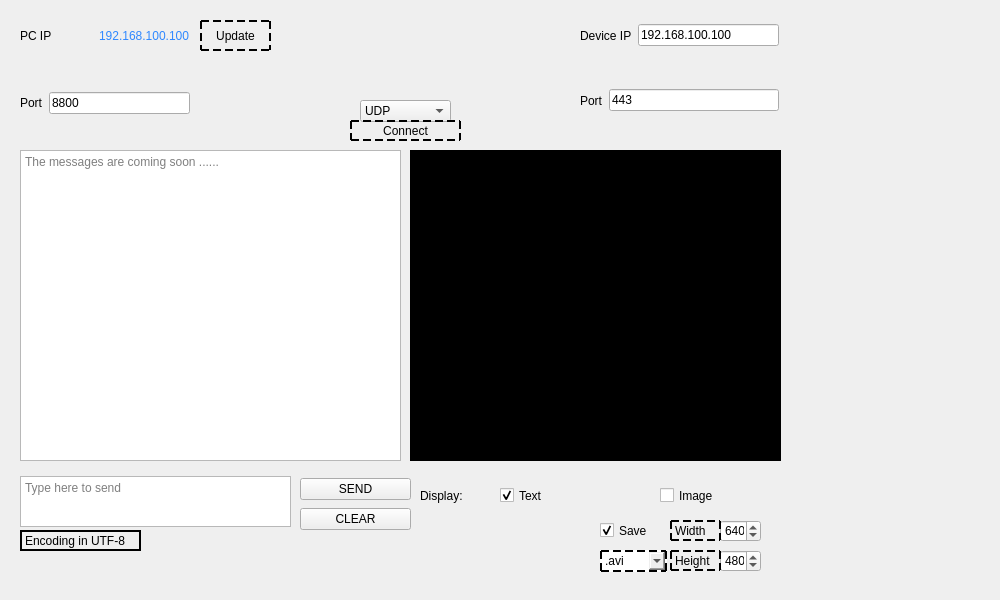
<?xml version="1.0" encoding="UTF-8"?>
<ui version="4.0">
 <class>ipwindow</class>
 <widget class="QWidget" name="ipwindow">
  <property name="geometry">
   <rect>
    <x>0</x>
    <y>0</y>
    <width>1000</width>
    <height>600</height>
   </rect>
  </property>
  <property name="windowTitle">
   <string>TCP/UDP</string>
  </property>
  <property name="windowIcon">
   <iconset resource="../resources.qrc">
    <normaloff>:/qrc/wifi.png</normaloff>:/qrc/wifi.png</iconset>
  </property>
  <widget class="QPushButton" name="pushButton_update_pc_ip">
   <property name="geometry">
    <rect>
     <x>200</x>
     <y>20</y>
     <width>71</width>
     <height>31</height>
    </rect>
   </property>
   <property name="styleSheet">
    <string notr="true">font: bold 12px &quot;Arial&quot;;border: 2px dashed black;</string>
   </property>
   <property name="text">
    <string>Update</string>
   </property>
   <property name="icon">
    <iconset resource="../resources.qrc">
     <normaloff>:/qrc/clear.png</normaloff>:/qrc/clear.png</iconset>
   </property>
  </widget>
  <widget class="QComboBox" name="comboBox_method">
   <property name="geometry">
    <rect>
     <x>360</x>
     <y>100</y>
     <width>91</width>
     <height>22</height>
    </rect>
   </property>
   <property name="styleSheet">
    <string notr="true">font: bold 16px &quot;Arial&quot;;</string>
   </property>
   <item>
    <property name="text">
     <string>UDP</string>
    </property>
   </item>
   <item>
    <property name="text">
     <string>TCP</string>
    </property>
   </item>
  </widget>
  <widget class="QLabel" name="label_gif">
   <property name="geometry">
    <rect>
     <x>360</x>
     <y>10</y>
     <width>85</width>
     <height>85</height>
    </rect>
   </property>
   <property name="styleSheet">
    <string notr="true">font: bold 16px &quot;Arial&quot;;</string>
   </property>
   <property name="text">
    <string/>
   </property>
   <property name="pixmap">
    <pixmap resource="../resources.qrc">:/qrc/failed.png</pixmap>
   </property>
   <property name="scaledContents">
    <bool>true</bool>
   </property>
  </widget>
  <widget class="QPlainTextEdit" name="plainTextEdit_receive">
   <property name="geometry">
    <rect>
     <x>20</x>
     <y>150</y>
     <width>381</width>
     <height>311</height>
    </rect>
   </property>
   <property name="styleSheet">
    <string notr="true">font: bold 12px &quot;Arial&quot;;</string>
   </property>
   <property name="readOnly">
    <bool>true</bool>
   </property>
   <property name="placeholderText">
    <string>The messages are coming soon ......</string>
   </property>
  </widget>
  <widget class="QTextEdit" name="textEdit_send">
   <property name="geometry">
    <rect>
     <x>20</x>
     <y>476</y>
     <width>271</width>
     <height>51</height>
    </rect>
   </property>
   <property name="styleSheet">
    <string notr="true">font: bold 12px &quot;Arial&quot;;</string>
   </property>
   <property name="placeholderText">
    <string>Type here to send</string>
   </property>
  </widget>
  <widget class="QWidget" name="verticalLayoutWidget">
   <property name="geometry">
    <rect>
     <x>300</x>
     <y>476</y>
     <width>111</width>
     <height>56</height>
    </rect>
   </property>
   <layout class="QVBoxLayout" name="verticalLayout_3">
    <item>
     <widget class="QPushButton" name="pushButton_send">
      <property name="styleSheet">
       <string notr="true">font: bold 10px &quot;Arial&quot;;</string>
      </property>
      <property name="text">
       <string>SEND</string>
      </property>
      <property name="icon">
       <iconset resource="../resources.qrc">
        <normaloff>:/qrc/send.png</normaloff>:/qrc/send.png</iconset>
      </property>
     </widget>
    </item>
    <item>
     <widget class="QPushButton" name="pushButton_clear">
      <property name="styleSheet">
       <string notr="true">font: bold 10px &quot;Arial&quot;;</string>
      </property>
      <property name="text">
       <string>CLEAR</string>
      </property>
      <property name="icon">
       <iconset resource="../resources.qrc">
        <normaloff>:/qrc/clear.png</normaloff>:/qrc/clear.png</iconset>
      </property>
     </widget>
    </item>
   </layout>
  </widget>
  <widget class="QLabel" name="label_7">
   <property name="geometry">
    <rect>
     <x>420</x>
     <y>480</y>
     <width>81</width>
     <height>31</height>
    </rect>
   </property>
   <property name="styleSheet">
    <string notr="true">font: bold 16px &quot;Arial&quot;;</string>
   </property>
   <property name="text">
    <string>Display:</string>
   </property>
  </widget>
  <widget class="QCheckBox" name="checkBox_RX_display">
   <property name="geometry">
    <rect>
     <x>500</x>
     <y>480</y>
     <width>91</width>
     <height>31</height>
    </rect>
   </property>
   <property name="styleSheet">
    <string notr="true">font: bold 16px &quot;Arial&quot;;</string>
   </property>
   <property name="text">
    <string>Text</string>
   </property>
   <property name="icon">
    <iconset resource="../resources.qrc">
     <normaloff>:/qrc/text.png</normaloff>:/qrc/text.png</iconset>
   </property>
   <property name="checked">
    <bool>true</bool>
   </property>
  </widget>
  <widget class="QCheckBox" name="checkBox_RX_VideoDisplay">
   <property name="geometry">
    <rect>
     <x>660</x>
     <y>480</y>
     <width>91</width>
     <height>31</height>
    </rect>
   </property>
   <property name="styleSheet">
    <string notr="true">font: bold 16px &quot;Arial&quot;;</string>
   </property>
   <property name="text">
    <string>Image</string>
   </property>
   <property name="icon">
    <iconset resource="../resources.qrc">
     <normaloff>:/qrc/video.png</normaloff>:/qrc/video.png</iconset>
   </property>
  </widget>
  <widget class="QWidget" name="layoutWidget">
   <property name="geometry">
    <rect>
     <x>20</x>
     <y>70</y>
     <width>170</width>
     <height>66</height>
    </rect>
   </property>
   <layout class="QHBoxLayout" name="horizontalLayout_6" stretch="0,0">
    <item>
     <widget class="QLabel" name="label_5">
      <property name="styleSheet">
       <string notr="true">font: bold 16px &quot;Arial&quot;;</string>
      </property>
      <property name="text">
       <string>Port</string>
      </property>
     </widget>
    </item>
    <item>
     <widget class="QLineEdit" name="lineEdit_pc_ip_port">
      <property name="styleSheet">
       <string notr="true">font: bold 12px &quot;Arial&quot;;</string>
      </property>
      <property name="text">
       <string>8800</string>
      </property>
      <property name="placeholderText">
       <string>Type Port Number Here</string>
      </property>
     </widget>
    </item>
   </layout>
  </widget>
  <widget class="QWidget" name="horizontalLayoutWidget">
   <property name="geometry">
    <rect>
     <x>20</x>
     <y>0</y>
     <width>170</width>
     <height>71</height>
    </rect>
   </property>
   <layout class="QHBoxLayout" name="horizontalLayout">
    <item>
     <widget class="QLabel" name="label">
      <property name="styleSheet">
       <string notr="true">font: bold 16px &quot;Arial&quot;;</string>
      </property>
      <property name="text">
       <string>PC IP</string>
      </property>
     </widget>
    </item>
    <item>
     <widget class="QLabel" name="label_pc_ip">
      <property name="styleSheet">
       <string notr="true">font: bold 16px &quot;Arial&quot;;
color: rgb(47, 136, 255);</string>
      </property>
      <property name="text">
       <string>192.168.100.100</string>
      </property>
     </widget>
    </item>
   </layout>
  </widget>
  <widget class="QWidget" name="horizontalLayoutWidget_3">
   <property name="geometry">
    <rect>
     <x>580</x>
     <y>0</y>
     <width>199</width>
     <height>71</height>
    </rect>
   </property>
   <layout class="QHBoxLayout" name="horizontalLayout_3" stretch="0,1">
    <item>
     <widget class="QLabel" name="label_3">
      <property name="styleSheet">
       <string notr="true">font: bold 16px &quot;Arial&quot;;</string>
      </property>
      <property name="text">
       <string>Device IP</string>
      </property>
     </widget>
    </item>
    <item>
     <widget class="QLineEdit" name="lineEdit_dev_ip">
      <property name="styleSheet">
       <string notr="true">font: bold 12px &quot;Arial&quot;;</string>
      </property>
      <property name="text">
       <string>192.168.100.100</string>
      </property>
     </widget>
    </item>
   </layout>
  </widget>
  <widget class="QWidget" name="horizontalLayoutWidget_4">
   <property name="geometry">
    <rect>
     <x>580</x>
     <y>70</y>
     <width>199</width>
     <height>61</height>
    </rect>
   </property>
   <layout class="QHBoxLayout" name="horizontalLayout_4" stretch="0,1">
    <item>
     <widget class="QLabel" name="label_4">
      <property name="styleSheet">
       <string notr="true">font: bold 16px &quot;Arial&quot;;</string>
      </property>
      <property name="text">
       <string>Port</string>
      </property>
     </widget>
    </item>
    <item>
     <widget class="QLineEdit" name="lineEdit_dev_ip_port">
      <property name="styleSheet">
       <string notr="true">font: bold 12px &quot;Arial&quot;;</string>
      </property>
      <property name="text">
       <string>443</string>
      </property>
      <property name="placeholderText">
       <string>Type Port Number Here</string>
      </property>
     </widget>
    </item>
   </layout>
  </widget>
  <widget class="QPushButton" name="pushButton_connect">
   <property name="geometry">
    <rect>
     <x>350</x>
     <y>120</y>
     <width>111</width>
     <height>21</height>
    </rect>
   </property>
   <property name="styleSheet">
    <string notr="true">font: bold 16px &quot;Arial&quot;;border: 2px dashed black;</string>
   </property>
   <property name="text">
    <string>Connect</string>
   </property>
   <property name="icon">
    <iconset>
     <normaloff>:/start.ico</normaloff>:/start.ico</iconset>
   </property>
  </widget>
  <widget class="QLabel" name="label_2">
   <property name="geometry">
    <rect>
     <x>20</x>
     <y>530</y>
     <width>121</width>
     <height>21</height>
    </rect>
   </property>
   <property name="styleSheet">
    <string notr="true">font: bold 12px &quot;Arial&quot;;border: 2px solid black;</string>
   </property>
   <property name="text">
    <string>Encoding in UTF-8</string>
   </property>
  </widget>
  <widget class="QSpinBox" name="spinBox_width">
   <property name="geometry">
    <rect>
     <x>720</x>
     <y>520</y>
     <width>41</width>
     <height>22</height>
    </rect>
   </property>
   <property name="styleSheet">
    <string notr="true">font: bold 12px &quot;Arial&quot;;</string>
   </property>
   <property name="maximum">
    <number>1000</number>
   </property>
   <property name="singleStep">
    <number>10</number>
   </property>
   <property name="value">
    <number>640</number>
   </property>
  </widget>
  <widget class="QLabel" name="label_width">
   <property name="geometry">
    <rect>
     <x>670</x>
     <y>520</y>
     <width>51</width>
     <height>21</height>
    </rect>
   </property>
   <property name="styleSheet">
    <string notr="true">font: bold 12px &quot;Arial&quot;;
border: 2px dashed black;</string>
   </property>
   <property name="text">
    <string>Width</string>
   </property>
  </widget>
  <widget class="QSpinBox" name="spinBox_height">
   <property name="geometry">
    <rect>
     <x>720</x>
     <y>550</y>
     <width>41</width>
     <height>22</height>
    </rect>
   </property>
   <property name="styleSheet">
    <string notr="true">font: bold 12px &quot;Arial&quot;;</string>
   </property>
   <property name="maximum">
    <number>1000</number>
   </property>
   <property name="singleStep">
    <number>10</number>
   </property>
   <property name="value">
    <number>480</number>
   </property>
  </widget>
  <widget class="QLabel" name="label_height">
   <property name="geometry">
    <rect>
     <x>670</x>
     <y>550</y>
     <width>51</width>
     <height>21</height>
    </rect>
   </property>
   <property name="styleSheet">
    <string notr="true">font: bold 12px &quot;Arial&quot;;
border: 2px dashed black;</string>
   </property>
   <property name="text">
    <string>Height</string>
   </property>
  </widget>
  <widget class="QLabel" name="label_video">
   <property name="geometry">
    <rect>
     <x>410</x>
     <y>150</y>
     <width>371</width>
     <height>311</height>
    </rect>
   </property>
   <property name="styleSheet">
    <string notr="true">background-color: rgb(0, 0, 0);</string>
   </property>
   <property name="text">
    <string/>
   </property>
   <property name="scaledContents">
    <bool>true</bool>
   </property>
   <property name="alignment">
    <set>Qt::AlignCenter</set>
   </property>
  </widget>
  <widget class="QComboBox" name="comboBox_SaveType">
   <property name="geometry">
    <rect>
     <x>600</x>
     <y>550</y>
     <width>67</width>
     <height>22</height>
    </rect>
   </property>
   <property name="styleSheet">
    <string notr="true">font: bold 16x &quot;Arial&quot;;
border: 2px dashed black;</string>
   </property>
   <item>
    <property name="text">
     <string>.avi</string>
    </property>
   </item>
   <item>
    <property name="text">
     <string>.mp4</string>
    </property>
   </item>
  </widget>
  <widget class="QCheckBox" name="checkBox_Save">
   <property name="enabled">
    <bool>true</bool>
   </property>
   <property name="geometry">
    <rect>
     <x>600</x>
     <y>520</y>
     <width>71</width>
     <height>21</height>
    </rect>
   </property>
   <property name="styleSheet">
    <string notr="true">font: bold 12x &quot;Arial&quot;;</string>
   </property>
   <property name="text">
    <string>Save</string>
   </property>
   <property name="icon">
    <iconset resource="../resources.qrc">
     <normaloff>:/qrc/save.png</normaloff>:/qrc/save.png</iconset>
   </property>
   <property name="checked">
    <bool>true</bool>
   </property>
  </widget>
 </widget>
 <resources>
  <include location="../resources.qrc"/>
 </resources>
 <connections/>
</ui>
